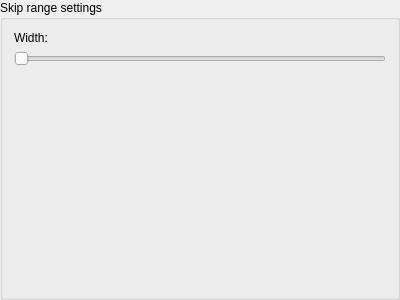
<?xml version="1.0" encoding="UTF-8"?>
<ui version="4.0">
 <class>SkipBox</class>
 <widget class="QGroupBox" name="SkipBox">
  <property name="geometry">
   <rect>
    <x>0</x>
    <y>0</y>
    <width>400</width>
    <height>300</height>
   </rect>
  </property>
  <property name="windowTitle">
   <string>GroupBox</string>
  </property>
  <property name="title">
   <string>Skip range settings</string>
  </property>
  <layout class="QVBoxLayout" name="verticalLayout">
   <item>
    <widget class="QLabel" name="widthLabel">
     <property name="text">
      <string>Width:</string>
     </property>
    </widget>
   </item>
   <item>
    <widget class="QSlider" name="widthSlider">
     <property name="maximum">
      <number>10000</number>
     </property>
     <property name="orientation">
      <enum>Qt::Horizontal</enum>
     </property>
    </widget>
   </item>
   <item>
    <spacer name="verticalSpacer">
     <property name="orientation">
      <enum>Qt::Vertical</enum>
     </property>
     <property name="sizeHint" stdset="0">
      <size>
       <width>20</width>
       <height>214</height>
      </size>
     </property>
    </spacer>
   </item>
  </layout>
 </widget>
 <resources/>
 <connections/>
</ui>
